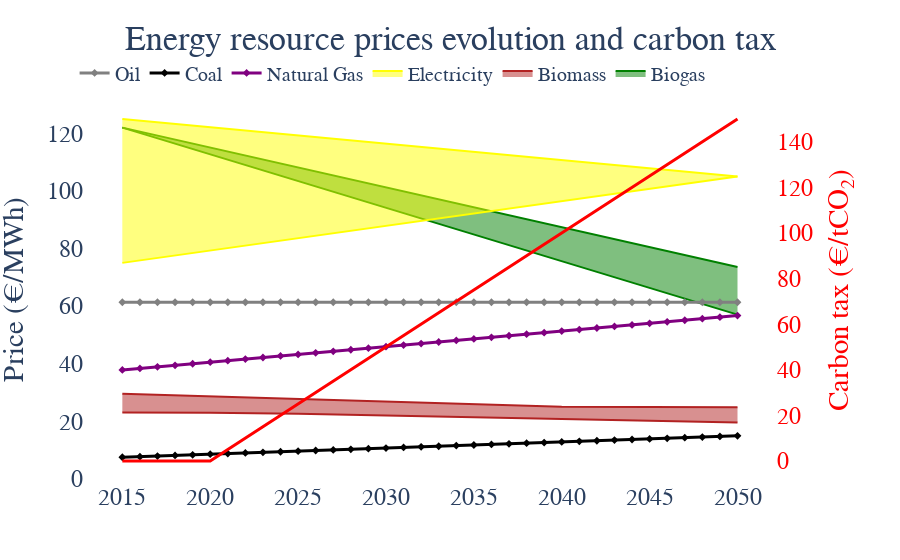

This figure's notebook cell:
### Code cell
param=V["Parameters"]["RESOURCES_parameters"]
price=param.loc[(["Biomass","Coal","Gas","Oil"],"Steel"),"flow_cost_r"].reset_index().sort_values(by="YEAR")
price=price[(price.YEAR<=2050)]
param=V["Parameters"]["TECHNOLOGIES_parameters"]
biogasprice=param.loc[('Biogas_Digester',"Steel"),'flow_cost_t'].reset_index().sort_values(by="YEAR")
biogasprice=biogasprice[(biogasprice.YEAR<=2050)].drop("AREAS",axis=1).set_index("YEAR")

param=V["Parameters"]["RESOURCES_parameters"]
biomassprice=param.loc[(["Biomass"],"Chemistry"),"flow_cost_r"].reset_index().sort_values(by="YEAR")
biomassprice=biomassprice[biomassprice.YEAR<=2050].drop(["AREAS","SECTOR","RESOURCES"],axis=1).set_index("YEAR")
elecprice=param.loc[(["Electricity"],"Chemistry"),"flow_cost_r"].reset_index().sort_values(by="YEAR")
elecprice=elecprice[elecprice.YEAR<=2050].drop(["AREAS","SECTOR","RESOURCES"],axis=1).set_index("YEAR")

carbon_tax=V["Parameters"]["SECTOR_parameters"]["carbon_tax"]

year_list=[2015,2020,2025,2030,2040,2050]

mini_biogas={}
maxi_biogas={}
mini_biomass={}
maxi_biomass={}
mini_elec={}
maxi_elec={}
for year in year_list:   
    mini_biogas[year]=biogasprice.loc[(year),"flow_cost_t"].min()/13.1
    maxi_biogas[year]=biogasprice.loc[(year),"flow_cost_t"].max()/13.1
    mini_biomass[year]=biomassprice.loc[(year),"flow_cost_r"].min()/7.89
    maxi_biomass[year]=biomassprice.loc[(year),"flow_cost_r"].max()/7.89
    mini_elec[year]=elecprice.loc[(year),"flow_cost_r"].min()
    maxi_elec[year]=elecprice.loc[(year),"flow_cost_r"].max()

        
fig = make_subplots(specs=[[{"secondary_y": True}]])

fig.add_trace(go.Scatter(x=list(maxi_biogas.keys()),y=list(maxi_biogas.values()),fill=None,mode="lines",line_color="green",showlegend=False))
fig.add_trace(go.Scatter(x=list(mini_biogas.keys()),y=list(mini_biogas.values()),fill="tonexty",mode="lines",line_color="green",name="Biogas"))
fig.add_trace(go.Scatter(x=list(maxi_biomass.keys()),y=list(maxi_biomass.values()),fill=None,mode="lines",line_color="firebrick",showlegend=False))
fig.add_trace(go.Scatter(x=list(mini_biomass.keys()),y=list(mini_biomass.values()),fill="tonexty",mode="lines",line_color="firebrick",name="Biomass"))
fig.add_trace(go.Scatter(x=list(maxi_elec.keys()),y=list(maxi_elec.values()),fill=None,mode="lines",line_color="yellow",showlegend=False))
fig.add_trace(go.Scatter(x=list(mini_elec.keys()),y=list(mini_elec.values()),fill="tonexty",mode="lines",line_color="yellow",name="Electricity"))


fig.add_trace(go.Scatter(x=price[(price.AREAS=="France") & (price.RESOURCES=="Gas")].YEAR,
                             y=price[(price.AREAS=="France")& (price.RESOURCES=="Gas")].flow_cost_r/13.1,
                    mode='lines+markers',
                    name="Natural Gas",line=dict(color="purple", width=3),marker=dict(symbol='diamond'),))
fig.add_trace(go.Scatter(x=price[(price.AREAS=="France") & (price.RESOURCES=="Coal")].YEAR,
                             y=price[(price.AREAS=="France")& (price.RESOURCES=="Coal")].flow_cost_r/8.06,
                    mode='lines+markers',
                    name="Coal",line=dict(color="black", width=3),marker=dict(symbol='diamond'),))

fig.add_trace(go.Scatter(x=price[(price.AREAS=="France") & (price.RESOURCES=="Oil")].YEAR,
                             y=price[(price.AREAS=="France")& (price.RESOURCES=="Oil")].flow_cost_r/10.83,
                    mode='lines+markers',
                    name="Oil",line=dict(color="grey", width=3),marker=dict(symbol='diamond'),))

fig.add_trace(go.Scatter(x=list(range(2015,2051)),
                        y=carbon_tax.loc[("Steel","France",list(range(2015,2051)))].tolist(),
                         line=dict(color="red", width=3),name="Carbon tax",showlegend=False),secondary_y=True)

fig.update_layout(title='Energy resource prices evolution and carbon tax',title_x=0.5,#title_y=1,
#                    xaxis_title='Year',
                   yaxis_title='Price (€/MWh)')
fig.update_yaxes(title_text="Carbon tax (€/tCO<sub>2</sub>)",color="red", secondary_y=True)

fig.update_layout(legend=dict(
    orientation="h",
    yanchor="bottom",
    y=1.02,
    xanchor="right",
    x=0.85,font = dict(size=20)
))

fig.update_layout(
    font=dict(
        family="Times New Roman",size=24)
    )
fig.update_layout( paper_bgcolor="rgba(255,255,255,255)", plot_bgcolor="rgba(255,255,255,255)")
fig.show()

### Figure 1 — Plotly figure (JSON) as saved in the notebook; plotly's stock layout.template omitted (floating-point values rounded to 4 significant figures)
{"data": [{"line": {"color": "green"}, "mode": "lines", "showlegend": false, "type": "scatter", "x": [2015, 2020, 2025, 2030, 2040, 2050], "y": [122, 115.1, 108.2, 101.2, 87.4, 73.57]}, {"fill": "tonexty", "line": {"color": "green"}, "mode": "lines", "name": "Biogas", "type": "scatter", "x": [2015, 2020, 2025, 2030, 2040, 2050], "y": [122, 112.7, 103.4, 94.14, 75.57, 57.0]}, {"line": {"color": "firebrick"}, "mode": "lines", "showlegend": false, "type": "scatter", "x": [2015, 2020, 2025, 2030, 2040, 2050], "y": [29.5, 28.6, 27.71, 26.81, 25.02, 24.85]}, {"fill": "tonexty", "line": {"color": "firebrick"}, "mode": "lines", "name": "Biomass", "type": "scatter", "x": [2015, 2020, 2025, 2030, 2040, 2050], "y": [23.01, 22.94, 22.55, 21.94, 20.72, 19.5]}, {"line": {"color": "yellow"}, "mode": "lines", "showlegend": false, "type": "scatter", "x": [2015, 2020, 2025, 2030, 2040, 2050], "y": [125, 122.1, 119.3, 116.4, 110.7, 105]}, {"fill": "tonexty", "line": {"color": "yellow"}, "mode": "lines", "name": "Electricity", "type": "scatter", "x": [2015, 2020, 2025, 2030, 2040, 2050], "y": [75, 79.29, 83.57, 87.86, 96.43, 105]}, {"line": {"color": "purple", "width": 3}, "marker": {"symbol": "diamond"}, "mode": "lines+markers", "name": "Natural Gas", "type": "scatter", "x": [2015, 2016, 2017, 2018, 2019, 2020, 2021, 2022, 2023, 2024, 2025, 2026, 2027, 2028, 2029, 2030, 2031, 2032, 2033, 2034, 2035, 2036, 2037, 2038, 2039, 2040, 2041, 2042, 2043, 2044, 2045, 2046, 2047, 2048, 2049, 2050], "y": [37.79, 38.33, 38.87, 39.41, 39.95, 40.49, 41.03, 41.56, 42.1, 42.64, 43.18, 43.72, 44.26, 44.8, 45.34, 45.88, 46.42, 46.96, 47.5, 48.04, 48.58, 49.12, 49.66, 50.2, 50.74, 51.28, 51.82, 52.36, 52.9, 53.44, 53.98, 54.52, 55.06, 55.6, 56.14, 56.68]}, {"line": {"color": "black", "width": 3}, "marker": {"symbol": "diamond"}, "mode": "lines+markers", "name": "Coal", "type": "scatter", "x": [2015, 2016, 2017, 2018, 2019, 2020, 2021, 2022, 2023, 2024, 2025, 2026, 2027, 2028, 2029, 2030, 2031, 2032, 2033, 2034, 2035, 2036, 2037, 2038, 2039, 2040, 2041, 2042, 2043, 2044, 2045, 2046, 2047, 2048, 2049, 2050], "y": [7.444, 7.657, 7.87, 8.082, 8.295, 8.508, 8.72, 8.933, 9.146, 9.358, 9.571, 9.784, 9.996, 10.21, 10.42, 10.63, 10.85, 11.06, 11.27, 11.49, 11.7, 11.91, 12.12, 12.34, 12.55, 12.76, 12.97, 13.19, 13.4, 13.61, 13.82, 14.04, 14.25, 14.46, 14.68, 14.89]}, {"line": {"color": "grey", "width": 3}, "marker": {"symbol": "diamond"}, "mode": "lines+markers", "name": "Oil", "type": "scatter", "x": [2015, 2016, 2017, 2018, 2019, 2020, 2021, 2022, 2023, 2024, 2025, 2026, 2027, 2028, 2029, 2030, 2031, 2032, 2033, 2034, 2035, 2036, 2037, 2038, 2039, 2040, 2041, 2042, 2043, 2044, 2045, 2046, 2047, 2048, 2049, 2050], "y": [61.31, 61.31, 61.31, 61.31, 61.31, 61.31, 61.31, 61.31, 61.31, 61.31, 61.31, 61.31, 61.31, 61.31, 61.31, 61.31, 61.31, 61.31, 61.31, 61.31, 61.31, 61.31, 61.31, 61.31, 61.31, 61.31, 61.31, 61.31, 61.31, 61.31, 61.31, 61.31, 61.31, 61.31, 61.31, 61.31]}, {"line": {"color": "red", "width": 3}, "name": "Carbon tax", "showlegend": false, "type": "scatter", "x": [2015, 2016, 2017, 2018, 2019, 2020, 2021, 2022, 2023, 2024, 2025, 2026, 2027, 2028, 2029, 2030, 2031, 2032, 2033, 2034, 2035, 2036, 2037, 2038, 2039, 2040, 2041, 2042, 2043, 2044, 2045, 2046, 2047, 2048, 2049, 2050], "xaxis": "x", "y": [0, 0, 0, 0, 0, 0, 5, 10, 15, 20, 25, 30, 35, 40, 45, 50, 55, 60, 65, 70, 75, 80, 85, 90, 95, 100, 105, 110, 115, 120, 125, 130, 135, 140, 145, 150], "yaxis": "y2"}], "layout": {"font": {"family": "Times New Roman", "size": 24}, "legend": {"font": {"size": 20}, "orientation": "h", "x": 0.85, "xanchor": "right", "y": 1.02, "yanchor": "bottom"}, "paper_bgcolor": "rgba(255,255,255,255)", "plot_bgcolor": "rgba(255,255,255,255)", "title": {"text": "Energy resource prices evolution and carbon tax", "x": 0.5}, "xaxis": {"anchor": "y", "domain": [0, 0.94]}, "yaxis": {"anchor": "x", "domain": [0, 1], "title": {"text": "Price (€/MWh)"}}, "yaxis2": {"anchor": "x", "color": "red", "overlaying": "y", "side": "right", "title": {"text": "Carbon tax (€/tCO<sub>2</sub>)"}}}}
